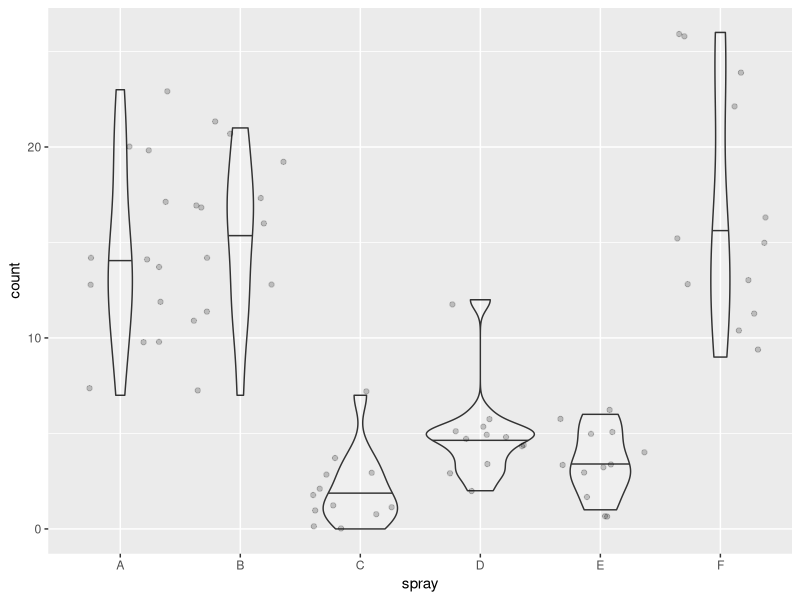

Source code (R):
# To complete the following exercises, you must use either base R or tidyverse functions.  
# Manual searching or hard-coding answers will not be graded.

library(tidyverse)

# sampling ----------------------------------------------------------------

# GUIDE:
# The original `iris` dataset has 150 observations, with 50 samples per species.
# Convert the base R `iris` dataframe to a tibble for easier manipulation.
df_iris <- as_tibble(iris)

# Using `nrow(df_iris)` will confirm there are 150 rows.
nrow(df_iris) # return 150

# Using `group_by()` will confirm there are 50 rows for each species.
df_iris %>% 
  group_by(Species) %>% 
  summarize(n_sample = n()) # return n_sample = 50 each

# The function `sample_n(size = 3)` randomly selects 3 observations from the dataset. 
# When applied after `filter(Species == XX)`, it samples 3 observations from a given species.
df_s3 <- df_iris %>% 
  filter(Species == "versicolor") %>% 
  sample_n(size = 3)

# You can take the mean of a selected column using `pull()` and `mean()`
df_s3 %>% 
  pull(Petal.Width) %>% 
  mean()

# Questions:
# 1. Create a `for` loop (with loop index `i`) to perform the following steps for 100 iterations:
#    a. Randomly sample 5 individuals of "versicolor".
#    b. Calculate the mean of their "Petal.Width" values.
#    c. Assign the result to `mu5[i]`. 
#       (Hint: initialize an empty object `mu5` before starting the loop.)
#    This procedure will yield 100 estimates of the mean Petal.Width from 5 individuals.

mu5 <- NULL

for (i in 1:100) {
  mu5[i]<-df_iris %>% 
  filter(Species == "versicolor") %>% 
  sample_n(size = 5) %>% 
  pull(Petal.Width) %>% 
  mean() 
}

# 2. Calculate the standard deviation of `mu5` and assign it to `s_mu5`.
s_mu5 <- sd(mu5)

# 3. Repeat step 1 but sample 20 individuals in each iteration, and assign the results to `mu20`.

mu20 <- NULL

for (i in 1:100) {
  mu20[i]<-df_iris %>% 
    filter(Species == "versicolor") %>% 
    sample_n(size = 20) %>% 
    pull(Petal.Width) %>% 
    mean() 
}


# 4. Calculate the standard deviation of `mu20` and assign it to `s_mu20`.
#    Verify that `s_mu20` is smaller than `s_mu5` by printing the comparison (`s_mu20 < s_mu5`)
s_mu20 <- sd(mu20)

(s_mu20 < s_mu5)
#Yes, it s_mu20 is smaller than s_mu5.

# probability density -----------------------------------------------------

# GUIDE:
# For continuous variables (e.g., body length), we use a probability density function (PDF) 
# to describe how values are distributed and how likely different values are.
# R provides built-in functions to work with probability distributions:
# - Probability Density Functions (PDF) for evaluating how likely a value is.
# - Cumulative Distribution Functions (CDF) for evaluating the probability 
#   that a value is less than or equal to a given number.
# These functions are available for many common distributions (e.g., normal).

# `dnorm(x = 1, mean = 0, sd = 1)` calculates the probability density of x = 1 
# for a normal distribution with mean = 0 and standard deviation = 1.
# Probability density tells us how "likely" a value is relative to other values.
# In this example, x = 1 is more likely than x = 2 under this distribution.

dnorm(x = 1, mean = 0, sd = 1)  # returns 0.2419707
dnorm(x = 2, mean = 0, sd = 1)  # returns 0.05399097

# `pnorm(q = 1, mean = 0, sd = 1)` calculates the probability (not probability density!) of x <= 1
# for a normal distribution with mean = 0 and standard deviation = 1.
pnorm(q = 1, mean = 0, sd = 1) # returns 0.8413447
pnorm(q = 0, mean = 0, sd = 1) # returns 0.5

# Questions:
# 1. Calculate the probability that 0 < x <= 10 for a normal distribution with mean = 5 and sd = 3.
#    Hint: Use `qnorm()` function and subtract P(x <= 0) from P(x <= 10).

p10 <- pnorm(q = 10, mean = 5, sd = 3)
p0 <- pnorm(q = 0, mean = 5, sd = 3)

p0_to_10 <- p10 - p0

# 2. Calculate the probability that 0 < x <= 10 for a normal distribution with mean = -5 and sd = 3.
p10_2 <- pnorm(q = 10, mean = -5, sd = 3)
p0_2 <- pnorm(q = 0, mean = -5, sd = 3)

p0_to_10_2 <- p10_2 - p0_2

# t-test ------------------------------------------------------------------

# GUIDE:
# The `t.test()` function in R can perform a t-test with two options for handling variances: `var.equal = TRUE` or `FALSE`.
# - If the equal-variance assumption holds, using `var.equal = TRUE` can increase the power to detect a true difference.
# - If the assumption is seriously violated, using `var.equal = TRUE` may produce incorrect or misleading results.
# Even though both options can give similar results in many cases, it is important to understand the assumptions behind each test.


# Questions:
# 1. Using the `df_iris` dataset, calculate the variance of "Petal.Length" for each species.
#    (Hint: use `group_by()` and `summarize()` from dplyr.)

sigma2 <- df_iris %>% 
  group_by(Species) %>% 
  summarize(variance = var(Petal.Length))

sigma2

# 2. Perform a t-test comparing "Petal.Length" between "setosa" and "versicolor".
#    Choose the appropriate `var.equal` option depending on whether the SDs appear equal.

# Since variances for the Petal.Length is different across species, using var.equal = FALSE.
x <- df_iris %>%
  filter(Species == "setosa") %>%  
  pull(Petal.Length)

y <- df_iris %>%
  filter(Species == "versicolor") %>% 
  pull(Petal.Length)

t.test(x, y, var.equal = FALSE)

# anova -------------------------------------------------------------------

# GUIDE:
# The `aov()` function in R can be used to perform ANOVA.
# The built-in dataset `InsectSprays` provides a useful example.
# It contains insect count data for different types of insect sprays.

df_insect <- as_tibble(InsectSprays)

# Questions:
# 1. Using the `df_insect` dataset, create a plot to visualize the distribution of insect counts for each spray type.
#    - Use a violin plot to show the distribution and include the median (y = count, x = spray).
#    - Add individual data points with a small horizontal jitter for clarity.

# geom_violin() - function for violin plots
# geom_jitter() - jittered points

df_insect %>% 
  ggplot(aes(x = spray,
             y = count)) +
  geom_violin(draw_quantiles = 0.5,
              alpha = 0.2) + 
  geom_jitter(alpha = 0.2) 

# Question:
# 2. Using the `df_insect` dataset, perform a one-way ANOVA to test whether insect counts differ among spray types.
#    - Use the `aov()` function and display the summary of the model with `summary()`.
#    - Report if there was a significant difference between spray groups.

m <- aov(formula = count ~ spray,
         data = df_insect)

summary(m)

# Since p-value is <2e-16, which is less than 0.05, there is statistically 
# significant difference between spray groups.

